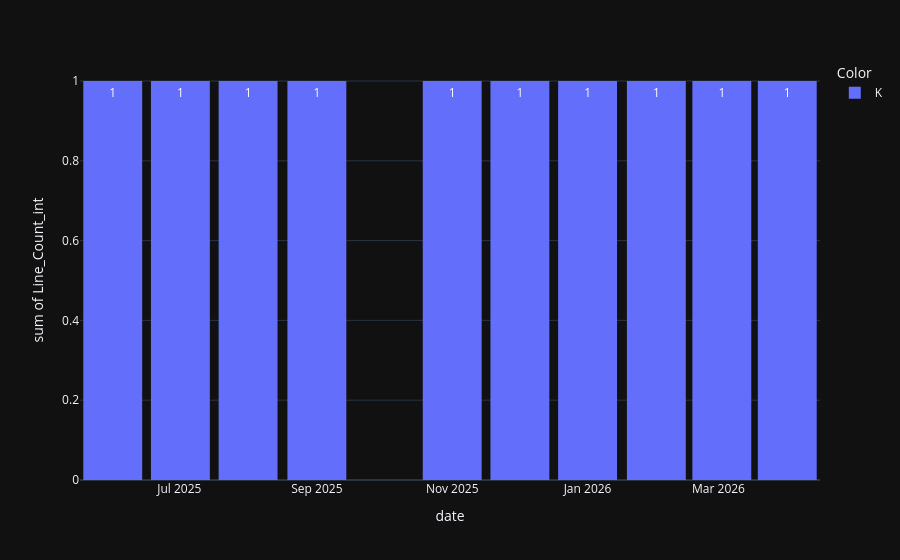

Write notebook code for a chart like this one.
### Code cell
px.histogram(future_forecasts[future_forecasts['Serial_Number']=='CNGXG07342'],
             x = 'date', 
             y = 'Line_Count_int', 
             template = 'plotly_dark',
             color = 'Color',
             text_auto=True, 
             nbins = 12,
             ).update_layout(bargap = 0.1)

### Figure 1 — Plotly figure (JSON) as saved in the notebook; plotly's stock layout.template omitted (floating-point values rounded to 4 significant figures)
{"data": [{"bingroup": "x", "histfunc": "sum", "hovertemplate": "Color=K<br>date=%{x}<br>sum of Line_Count_int=%{y}<extra></extra>", "legendgroup": "K", "marker": {"color": "#636efa", "pattern": {"shape": ""}}, "name": "K", "nbinsx": 12, "orientation": "v", "showlegend": true, "texttemplate": "%{value}", "type": "histogram", "x": ["2025-05-01T00:00:00.000000000", "2025-06-01T00:00:00.000000000", "2025-07-01T00:00:00.000000000", "2025-08-01T00:00:00.000000000", "2025-09-01T00:00:00.000000000", "2025-10-01T00:00:00.000000000", "2025-11-01T00:00:00.000000000", "2025-12-01T00:00:00.000000000", "2026-01-01T00:00:00.000000000", "2026-02-01T00:00:00.000000000", "2026-03-01T00:00:00.000000000", "2026-04-01T00:00:00.000000000"], "xaxis": "x", "y": [0.0, 1.0, 1.0, 1.0, 1.0, 0.0, 1.0, 1.0, 1.0, 1.0, 1.0, 1.0], "yaxis": "y"}], "layout": {"bargap": 0.1, "barmode": "relative", "legend": {"title": {"text": "Color"}, "tracegroupgap": 0}, "margin": {"t": 60}, "xaxis": {"anchor": "y", "domain": [0, 1], "title": {"text": "date"}}, "yaxis": {"anchor": "x", "domain": [0, 1], "title": {"text": "sum of Line_Count_int"}}}}
